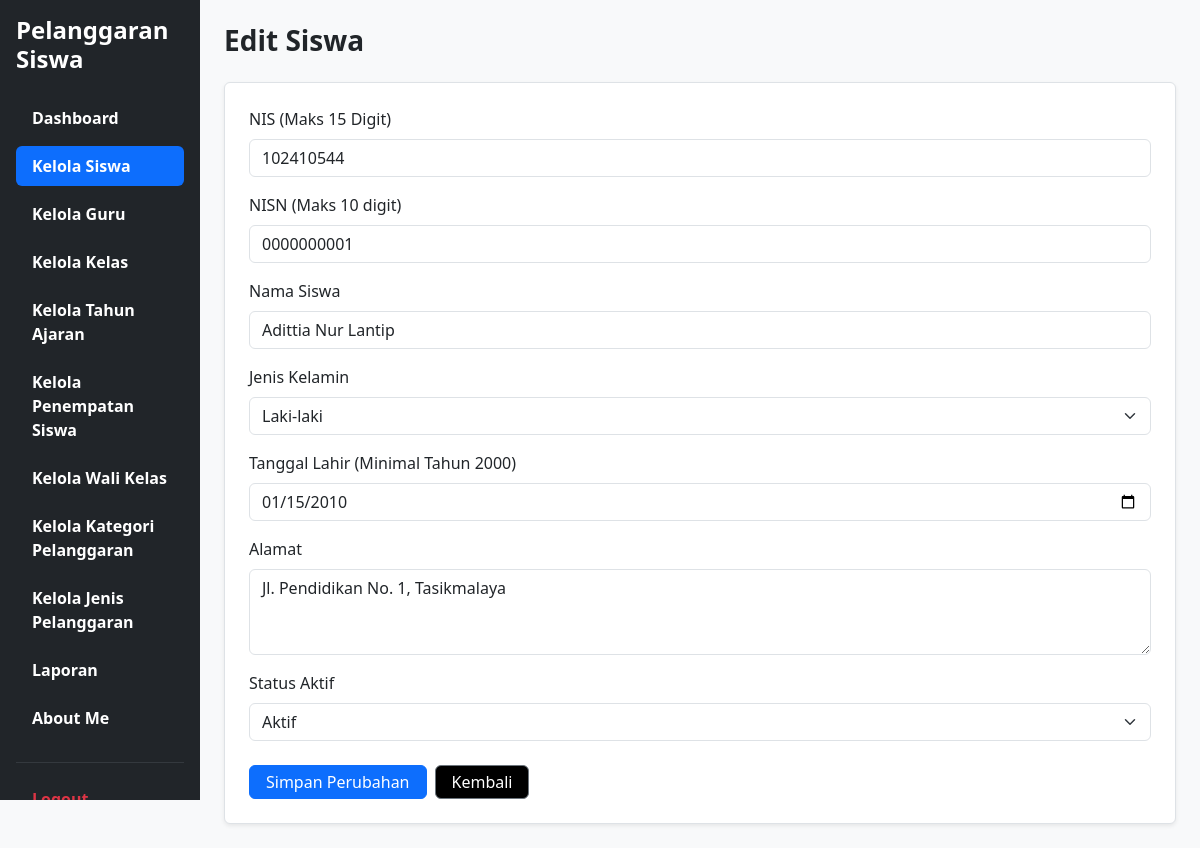
/edit_siswa.php?id=1, run on the app's committed database.
### tables this page shows
CREATE TABLE `t_siswa` (
  `id` int(11) NOT NULL,
  `nis` varchar(30) DEFAULT NULL,
  `nisn` varchar(20) NOT NULL,
  `nama` varchar(150) DEFAULT NULL,
  `jenis_kelamin` char(1) NOT NULL,
  `tanggal_lahir` date NOT NULL,
  `alamat` text NOT NULL,
  `status_aktif` tinyint(1) NOT NULL,
  `created_at` timestamp NOT NULL DEFAULT current_timestamp(),
  `updated_at` timestamp NOT NULL DEFAULT current_timestamp()
);

### edit_siswa.php (the view, shortened to what this page needs)
<?php
$koneksi = new mysqli("localhost", "root", "", "db_ukk_2026");
$koneksi->set_charset("utf8mb4");
$id = isset($_GET['id']) ? (int) $_GET['id'] : 0;
$stmt = $koneksi->prepare("SELECT * FROM t_siswa WHERE id = ?");
$stmt->bind_param("i", $id);
$stmt->execute();
$result = $stmt->get_result();
$siswa = $result->fetch_assoc();
$nis = $siswa['nis'];
$nisn = $siswa['nisn'];
$nama = $siswa['nama'];
$jenis_kelamin = $siswa['jenis_kelamin'];
$tanggal_lahir = $siswa['tanggal_lahir'];
$alamat = $siswa['alamat'];
$status_aktif = (string) $siswa['status_aktif'];
function e($data) {
    return htmlspecialchars((string) ($data ?? ""), ENT_QUOTES, "UTF-8");
}
?>
<!DOCTYPE html>
<html lang="id">
<head>
    <link href="https://cdn.jsdelivr.net/npm/bootstrap@5.3.8/dist/css/bootstrap.min.css" rel="stylesheet">
</head>
<body class="bg-light">
<div class="container-fluid">
    <div class="row">
        <div class="col-md-3 col-lg-2 bg-dark min-vh-100 p-3 sticky-top" style="top: 0; height: 100vh; overflow-y: auto;">
            <h4 class="text-white fw-bold mb-4 ">
             Pelanggaran Siswa
            </h4>
            <ul class="nav nav-pills flex-column">
                <li class="nav-item mb-2">
                    <a href="dashboard.php" class="nav-link text-white">
                    <h7 class="fw-bold mb-4">Dashboard</h7>
                    </a>
                </li>
                <li class="nav-item mb-2">
                    <a href="Kelola_Siswa.php" class="nav-link active">
                    <h7 class="fw-bold mb-4">Kelola Siswa</h7>
                    </a>
                </li>
                <li class="nav-item mb-2">
                    <a href="Kelola_Guru.php" class="nav-link text-white">
                    <h7 class="fw-bold mb-4">Kelola Guru</h7>
                    </a>
                </li>
                <li class="nav-item mb-2">
                    <a href="Kelola_Kelas.php" class="nav-link text-white">
                    <h7 class="fw-bold mb-4">Kelola Kelas</h7>
                    </a>
                </li>
                <li class="nav-item mb-2">
                    <a href="Kelola_Tahun_Ajaran.php" class="nav-link text-white">
                    <h7 class="fw-bold mb-4">Kelola Tahun Ajaran</h7>
                    </a>
                </li>
                <li class="nav-item mb-2">
                    <a href="Kelola_Penempatan_Siswa.php" class="nav-link text-white">
                    <h7 class="fw-bold mb-4">Kelola Penempatan Siswa</h7>
                    </a>
                </li>
                <li class="nav-item mb-2">
                    <a href="Kelola_Wali_Kelas.php" class="nav-link text-white">
                    <h7 class="fw-bold mb-4">Kelola Wali Kelas</h7>
                    </a>
                </li>
                <li class="nav-item mb-2">
                    <a href="Kelola_Kategori_Pelanggaran.php" class="nav-link text-white">
                    <h7 class="fw-bold mb-4">Kelola Kategori Pelanggaran</h7>
                    </a>
                </li>
                <li class="nav-item mb-2">
                    <a href="Kelola_Jenis_Pelanggaran.php" class="nav-link text-white">
                    <h7 class="fw-bold mb-4">Kelola Jenis Pelanggaran</h7>
                    </a>
                </li>
                <li class="nav-item mb-2">
                    <a href="Laporan.php" class="nav-link text-white">
                    <h7 class="fw-bold mb-4">Laporan</h7>
                    </a>
                </li>
                <li class="nav-item mb-2">
                    <a href="about_me.php" class="nav-link text-white">
                    <h7 class="fw-bold mb-4">About Me</h7>
                    </a>
                </li>
                <hr class="text-secondary">
                <li class="nav-item">
                    <a href="logout.php" class="nav-link text-danger">
                    <h7 class="fw-bold mb-4">Logout</h7>
                    </a>
                </li>
            </ul>
        </div>
        <main class="col-md-9 col-lg-10 p-4">
            <h3 class="fw-bold mb-4">Edit Siswa</h3>
            <div class="card shadow-sm border" style="background-color: #ffffff; border-color: #dee2e6 !important;">
                <div class="card-body p-4">
                    <form method="POST" action="edit_siswa.php?id=<?= $id ?>">
                        <div class="mb-3">
                            <label class="form-label">NIS (Maks 15 Digit)</label>
                            <input
                                type="text"
                                name="nis"
                                class="form-control"
                                maxlength="15"
                                inputmode="numeric"
                                oninput="this.value = this.value.replace(/[^0-9]/g, '')"
                                value="<?= e($nis) ?>"
                                required
                            >
                        </div>
                        <div class="mb-3">
                            <label class="form-label">NISN (Maks 10 digit)</label>
                            <input
                                type="text"
                                name="nisn"
                                class="form-control"
                                placeholder="Masukkan NISN (maksimal 10 digit)"
                                maxlength="10"
                                inputmode="numeric"
                                oninput="this.value = this.value.replace(/[^0-9]/g, '')"
                                value="<?= e($nisn) ?>"
                            >
                        </div>
                        <div class="mb-3">
                            <label class="form-label">Nama Siswa</label>
                            <input
                                type="text"
                                name="nama"
                                class="form-control"
                                value="<?= e($nama) ?>"
                                required
                            >
                        </div>
                        <div class="mb-3">
                            <label class="form-label">Jenis Kelamin</label>
                            <select name="jenis_kelamin" class="form-select" required>
                                <option value="L" <?= $jenis_kelamin === "L" ? "selected" : "" ?>>Laki-laki</option>
                            </select>
                        </div>
                        <div class="mb-3">
                            <label class="form-label">Tanggal Lahir (Minimal Tahun 2000)</label>
                            <input
                                type="date"
                                name="tanggal_lahir"
                                class="form-control"
                                min="2000-01-01"
                                value="<?= e($tanggal_lahir) ?>"
                            >
                        </div>
                        <div class="mb-3">
                            <label class="form-label">Alamat</label>
                            <textarea
                                name="alamat"
                                class="form-control"
                                rows="3"
                            ><?= e($alamat) ?></textarea>
                        </div>
                        <div class="mb-3">
                            <label class="form-label">Status Aktif</label>
                            <select name="status_aktif" class="form-select" required>
                                <option value="1" <?= $status_aktif === "1" ? "selected" : "" ?>>Aktif</option>
                            </select>
                        </div>
                        <div class="d-flex gap-2 mt-4">
                            <button type="submit" name="simpan" class="btn btn-primary px-3 py-1 text-white" style="background-color: #0d6efd;">
                                Simpan Perubahan
                            </button>
                            <a href="Kelola_Siswa.php" class="btn btn-secondary px-3 py-1" style="background-color: #000000;">
                                Kembali
                            </a>
                        </div>
                    </form>
                </div>
            </div>
        </main>
    </div>
</div>
</body>
</html>

### data on the page
t_siswa: nis "102410544", nisn "0000000001", nama "Adittia Nur Lantip", jenis_kelamin "Laki-laki", tanggal_lahir "01/15/2010", alamat "Jl. Pendidikan No. 1, Tasikmalaya", status_aktif "Aktif"
